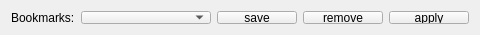
<?xml version="1.0" encoding="UTF-8"?>
<ui version="4.0">
 <class>BookmarksWidget</class>
 <widget class="QWidget" name="BookmarksWidget">
  <property name="geometry">
   <rect>
    <x>0</x>
    <y>0</y>
    <width>480</width>
    <height>35</height>
   </rect>
  </property>
  <property name="minimumSize">
   <size>
    <width>480</width>
    <height>35</height>
   </size>
  </property>
  <property name="maximumSize">
   <size>
    <width>480</width>
    <height>35</height>
   </size>
  </property>
  <property name="windowTitle">
   <string>Form</string>
  </property>
  <layout class="QGridLayout" name="gridLayout_2">
   <item row="0" column="0">
    <layout class="QGridLayout" name="gridLayout">
     <item row="0" column="0">
      <widget class="QLabel" name="label">
       <property name="sizePolicy">
        <sizepolicy hsizetype="Fixed" vsizetype="Preferred">
         <horstretch>0</horstretch>
         <verstretch>0</verstretch>
        </sizepolicy>
       </property>
       <property name="text">
        <string>Bookmarks:</string>
       </property>
      </widget>
     </item>
     <item row="0" column="1">
      <widget class="QComboBox" name="comboBox"/>
     </item>
     <item row="0" column="2">
      <widget class="QPushButton" name="savePushButton">
       <property name="sizePolicy">
        <sizepolicy hsizetype="Fixed" vsizetype="Fixed">
         <horstretch>0</horstretch>
         <verstretch>0</verstretch>
        </sizepolicy>
       </property>
       <property name="text">
        <string>save</string>
       </property>
       <property name="icon">
        <iconset resource="../resources/postprocessor.qrc">
         <normaloff>:/icons/plus.png</normaloff>:/icons/plus.png</iconset>
       </property>
      </widget>
     </item>
     <item row="0" column="3">
      <widget class="QPushButton" name="removePushButton">
       <property name="sizePolicy">
        <sizepolicy hsizetype="Fixed" vsizetype="Fixed">
         <horstretch>0</horstretch>
         <verstretch>0</verstretch>
        </sizepolicy>
       </property>
       <property name="text">
        <string>remove</string>
       </property>
       <property name="icon">
        <iconset resource="../resources/postprocessor.qrc">
         <normaloff>:/icons/minus.png</normaloff>:/icons/minus.png</iconset>
       </property>
      </widget>
     </item>
     <item row="0" column="4">
      <widget class="QPushButton" name="applyPushButton">
       <property name="sizePolicy">
        <sizepolicy hsizetype="Fixed" vsizetype="Fixed">
         <horstretch>0</horstretch>
         <verstretch>0</verstretch>
        </sizepolicy>
       </property>
       <property name="text">
        <string>apply</string>
       </property>
       <property name="icon">
        <iconset resource="../resources/postprocessor.qrc">
         <normaloff>:/icons/check_2.png</normaloff>:/icons/check_2.png</iconset>
       </property>
      </widget>
     </item>
    </layout>
   </item>
  </layout>
 </widget>
 <resources>
  <include location="../resources/postprocessor.qrc"/>
 </resources>
 <connections/>
</ui>
